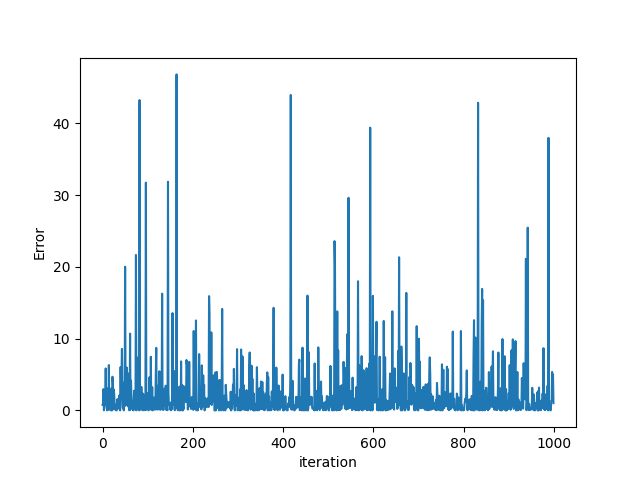

Reproduce this figure in Python.
import pandas
import numpy
import matplotlib.pyplot as plt
from math import sqrt
import random as rd

def expected_value(features_matrix, final_mat):
	exp_value = numpy.dot(features_matrix, final_mat)
	return exp_value

def feature_derivative(errors, feature):
	derivative = (errors*feature)
	return derivative


def stochasticGDA(features_matrix, output, alpha, epsilon, max_iter):
	converge = False
	weights = numpy.ones(len(features_matrix[0]))
	weights[0], weights[2], weights[3] = -4900, 5500, 19000
	m = features_matrix.shape[0]
	itr = 0

	J = ((expected_value(features_matrix, weights) - output)**2).sum()
	arr = []
	while not converge:
		k = rd.randint(0, (m-1))
		prediction = expected_value(features_matrix[k], weights)
		errors = prediction - output[k]

		grad = numpy.zeros(len(weights))

		for i in range(len(weights)):
			derivative = feature_derivative(errors, features_matrix[k, i])
			grad[i] = (1.0/m)*derivative

		temp = numpy.zeros(len(weights))

		for i in range(len(weights)):
			temp[i] = weights[i] - alpha*grad[i]

		for i in range(len(weights)):
			weights[i] = temp[i]

		e = ((expected_value(features_matrix[k], weights) - output[k])**2)
		arr.append(e)
		if abs(J-e) <= epsilon:
			print("Converged, iteration :", itr)
			converge = True

		J = e
		itr += 1
		#print(J)

		if itr == max_iter:
			print("Max limit exceeded !")
			converge = True
	vec = numpy.array(arr)
	return(weights, vec)

def get_np_data(data_frame, features, output):
	data_frame['constant'] = 1 #adding a constant column
	features = ['constant'] + features #adding constant feature
	#selecting the columns related to features
	df_features = data_frame[features]
	#converting it to numpy matrix
	features_matrix = df_features.to_numpy()
	#now the output
	out = data_frame[output]
	out_arr = out.to_numpy()
	return (features_matrix, out_arr)


df = pandas.read_csv("Housing_Price_Data.csv")
train, test = df[:round(len(df)*0.7)], df[round(len(df)*0.7):]

#modeling data
features_matrix, output = get_np_data(train, ['lotsize', 'bedrooms', 'bathrms'], 'price')
alpha = 5e-7
epsilon = 0.01
max_iter = 2e6

# predictor
print("Stochastic ! Hence results may vary")
weights, vec = stochasticGDA(features_matrix, output, alpha, epsilon, max_iter)
print("weights :", weights)

#prediction on testing data
test_features, test_output = get_np_data(test, ['lotsize', 'bedrooms', 'bathrms'], 'price')

exp_output = expected_value(test_features, weights)
rss = ((test_output - exp_output)**2).sum()
print("RSS error(inverse of accuracy) :", round(rss))

#plotting
plt.plot(range(1000), (vec[len(vec)-1000:]/vec[len(vec)-1]), '-')
plt.xlabel('iteration')
plt.ylabel('Error')
plt.show()
